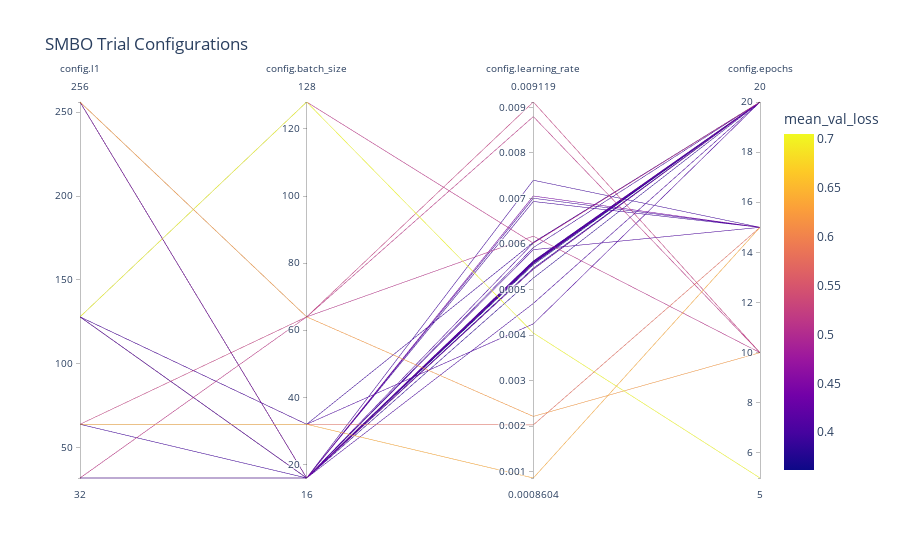

The code cell stored with this chart in its notebook:
### Markdown cell above
**🧪Tested Configurations Overview**

### Code cell
fig = px.parallel_coordinates(df_flat_e8, color="mean_val_loss",
                              title='SMBO Trial Configurations',
                              dimensions=['config.l1', 'config.batch_size', 'config.learning_rate',
                                          'config.epochs'], width=900)
fig.show()
